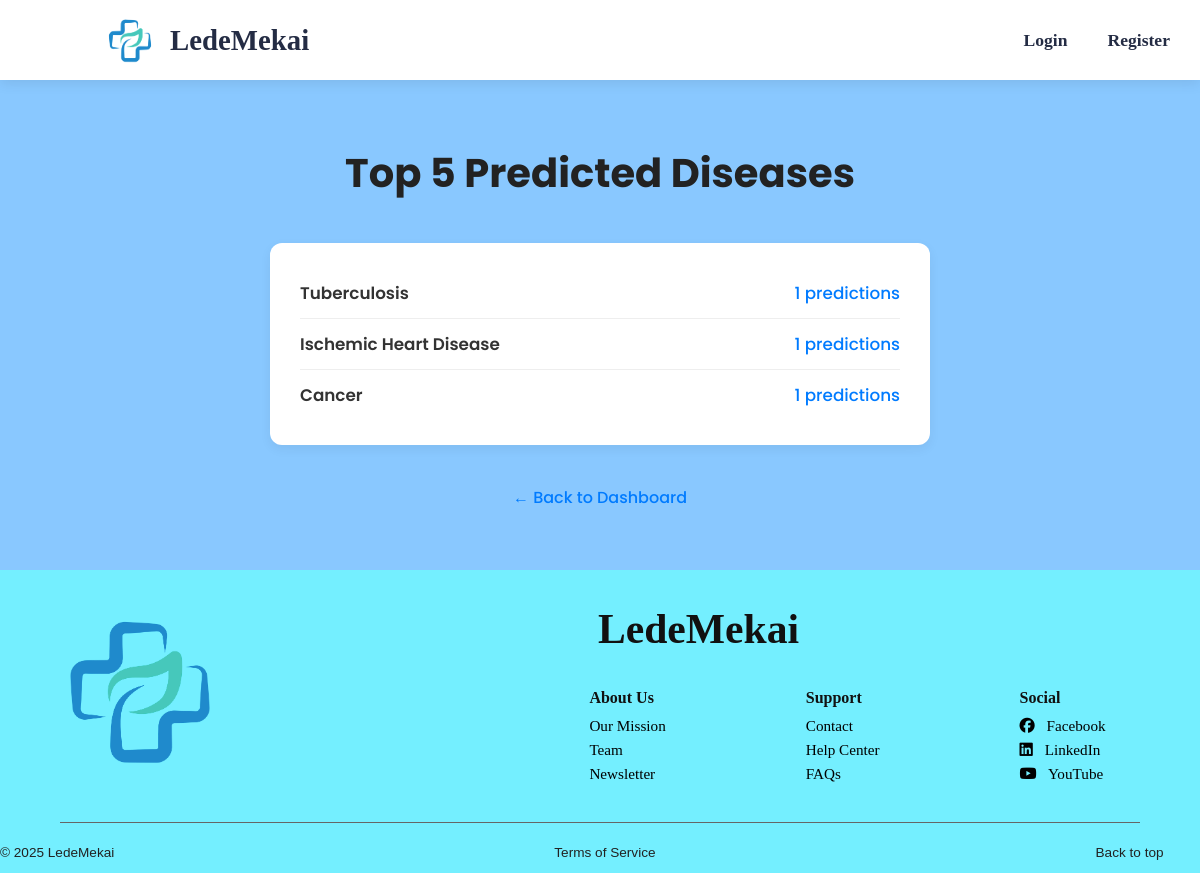
The app's page /admin/stats (signed in), older data.
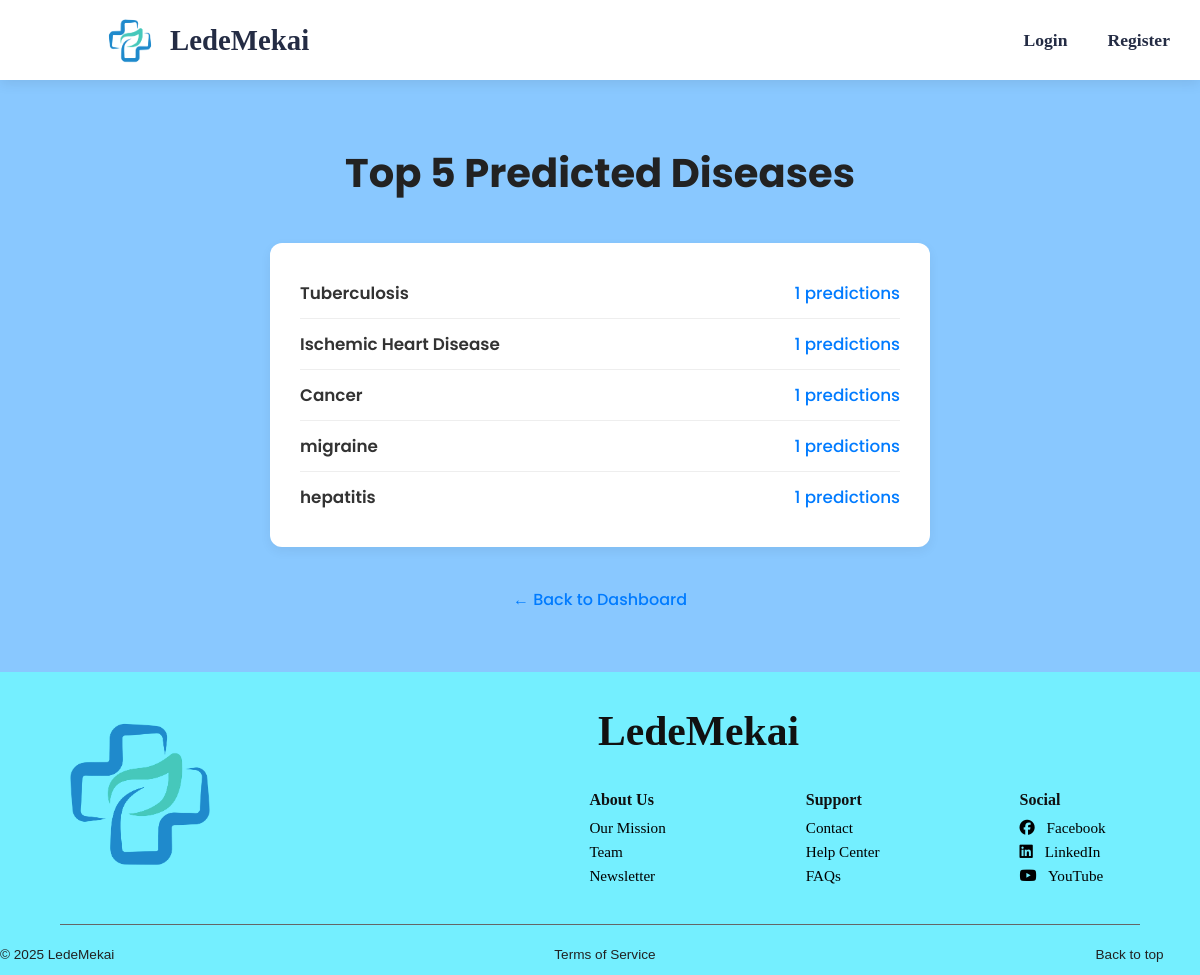
The same page, newer data.
### app.py (models this page shows)
class MedicalHistory(db.Model):
    id = db.Column(db.Integer, primary_key=True)
    user_id = db.Column(db.Integer, db.ForeignKey('user.id'), nullable=False)
    disease = db.Column(db.String(100), nullable=False)
    symptoms_json = db.Column(db.Text, nullable=False)
    date = db.Column(db.DateTime, default=datetime.utcnow)

### app.py (the view)
@app.route('/admin/stats')
def admin_stats():
    if not session.get('is_admin'):
        return redirect(url_for('admin_login'))
    from collections import Counter
    records = MedicalHistory.query.all()
    disease_counts = Counter([r.disease for r in records])
    top_diseases = disease_counts.most_common(5)
    return render_template('admin_stats.html', top_diseases=top_diseases)

### templates/admin_stats.html (shortened to what this page needs)
{% extends "layout.html" %}
{% block content %}
  <div class="admin-dashboard">
    <section class="admin-container">
      <h2 class="admin-title">Top 5 Predicted Diseases</h2>
      <div class="stats-card">
        <ul class="stats-list">
          {% for disease, count in top_diseases %}
            <li>
              <span class="disease-name">{{ disease }}</span>
              <span class="disease-count">{{ count }} predictions</span>
            </li>
          {% endfor %}
        </ul>
      </div>
      <a href="/admin-dashboard" class="back-link">← Back to Dashboard</a>
    </section>
  </div>
{% endblock %}

Row changes from the older to the newer data that the page shows:
added MedicalHistory: disease "migraine", count "1"
added MedicalHistory: disease "hepatitis", count "1"
